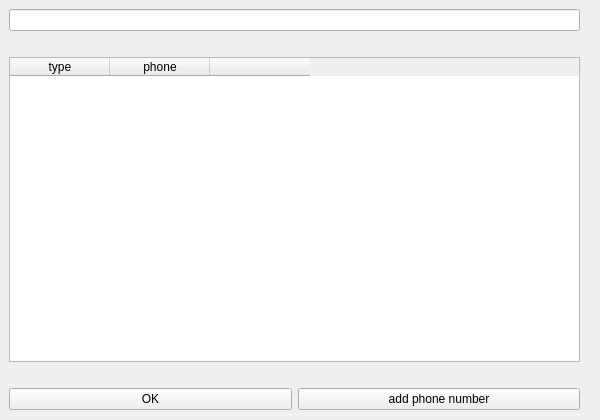
<?xml version="1.0" encoding="UTF-8"?>
<ui version="4.0">
 <class>Form_contact_add</class>
 <widget class="QWidget" name="Form_contact_add">
  <property name="geometry">
   <rect>
    <x>0</x>
    <y>0</y>
    <width>600</width>
    <height>420</height>
   </rect>
  </property>
  <property name="windowTitle">
   <string>New contact</string>
  </property>
  <widget class="QWidget" name="">
   <property name="geometry">
    <rect>
     <x>9</x>
     <y>9</y>
     <width>571</width>
     <height>401</height>
    </rect>
   </property>
   <layout class="QVBoxLayout" name="verticalLayout_2">
    <item>
     <widget class="QLineEdit" name="name_surname_2"/>
    </item>
    <item>
     <spacer name="horizontalSpacer_3">
      <property name="orientation">
       <enum>Qt::Horizontal</enum>
      </property>
      <property name="sizeHint" stdset="0">
       <size>
        <width>40</width>
        <height>20</height>
       </size>
      </property>
     </spacer>
    </item>
    <item>
     <widget class="QTableWidget" name="tableWidget_2">
      <column>
       <property name="text">
        <string>type</string>
       </property>
      </column>
      <column>
       <property name="text">
        <string>phone</string>
       </property>
      </column>
      <column>
       <property name="text">
        <string/>
       </property>
       <property name="foreground">
        <brush brushstyle="NoBrush">
         <color alpha="255">
          <red>255</red>
          <green>0</green>
          <blue>0</blue>
         </color>
        </brush>
       </property>
      </column>
     </widget>
    </item>
    <item>
     <spacer name="horizontalSpacer_4">
      <property name="orientation">
       <enum>Qt::Horizontal</enum>
      </property>
      <property name="sizeHint" stdset="0">
       <size>
        <width>40</width>
        <height>20</height>
       </size>
      </property>
     </spacer>
    </item>
    <item>
     <layout class="QGridLayout" name="gridLayout_2">
      <item row="0" column="1">
       <widget class="QPushButton" name="pushButton_add_phone_2">
        <property name="text">
         <string>add phone number</string>
        </property>
       </widget>
      </item>
      <item row="0" column="0">
       <widget class="QPushButton" name="pushButton_add_new_contact">
        <property name="text">
         <string>OK</string>
        </property>
       </widget>
      </item>
     </layout>
    </item>
   </layout>
  </widget>
 </widget>
 <resources/>
 <connections/>
</ui>
